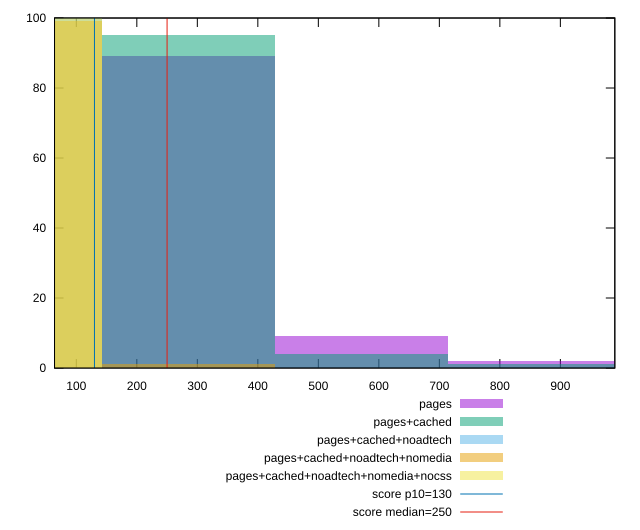

gnuplot code for this plot:
reset

$pages <<EOF
857.4610368528615 2
571.640691235241 9
285.8203456176205 89
EOF

$pagesCached <<EOF
857.4610368528615 1
285.8203456176205 95
571.640691235241 4
EOF

$pagesCachedNoadtech <<EOF
0 100
EOF

$pagesCachedNoadtechNomedia <<EOF
0 99
285.8203456176205 1
EOF

$pagesCachedNoadtechNomediaNocss <<EOF
0 100
EOF

set key outside below
set boxwidth 285.8203456176205
set xrange [64:989.9999999999982]
set yrange [0:100]
set trange [0:100]
set style fill transparent solid 0.5 noborder

set parametric
set terminal svg size 640, 530 enhanced background rgb 'white'
set output "report_00016_2021-02-10T13-31-48.338Z/max-potential-fid/comparison/histogram/all_raw.svg"

plot $pages title "pages" with boxes, \
     $pagesCached title "pages+cached" with boxes, \
     $pagesCachedNoadtech title "pages+cached+noadtech" with boxes, \
     $pagesCachedNoadtechNomedia title "pages+cached+noadtech+nomedia" with boxes, \
     $pagesCachedNoadtechNomediaNocss title "pages+cached+noadtech+nomedia+nocss" with boxes, \
     130,t title "score p10=130", \
     250,t title "score median=250"

reset
